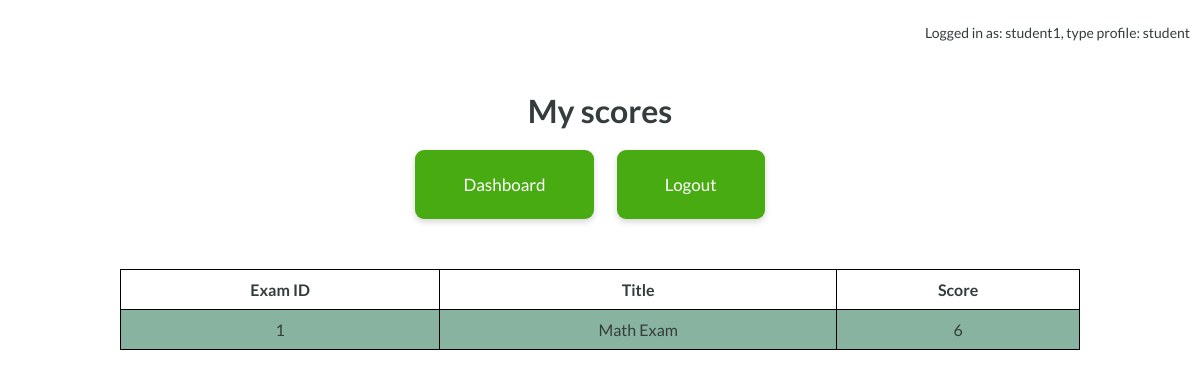
/show_scores_students.php (signed in), run on the app's committed database.
### tables this page shows
CREATE TABLE exam_scores (
  id INT PRIMARY KEY AUTO_INCREMENT,
  exam_id INT,
  student_id INT,
  score INT NOT NULL,
  FOREIGN KEY (exam_id) REFERENCES exams(id),
  FOREIGN KEY (student_id) REFERENCES users(id)
);

CREATE TABLE exams (
  id INT PRIMARY KEY AUTO_INCREMENT,
  title VARCHAR(100) NOT NULL,
  duration INT NOT NULL
);

### show_scores_students.php (the view, shortened to what this page needs)
<?php
include "php/config.php";
$conn = new mysqli($servername, $username, $password, $database);
$username = $_SESSION['username'];
$user_type = $_SESSION['user_type'];
$studentId = getUserId($conn, $username);
$sql = "SELECT exams.id, exams.title, exam_scores.score
        FROM exams
        INNER JOIN exam_scores ON exams.id = exam_scores.exam_id
        WHERE exam_scores.student_id = ?";
$stmt = $conn->prepare($sql);
$stmt->bind_param("i", $studentId);
$stmt->execute();
$result = $stmt->get_result();
?>
<!DOCTYPE html>
<html>
<head>
	<link rel="stylesheet" type="text/css" href="css/navigation.css">
	<link rel="stylesheet" type="text/css" href="css/tables.css">
</head>
<body>
	<div class="container">
        <p class="logged-in-as"><?php echo "Logged in as: $username, type profile: $user_type"; ?></p>
        <h1 class="dashboard-title">My scores</h1>
        <div class="links-container">
            <a href="dashboard_students.php">Dashboard</a>
			<a href="logout.php">Logout</a>
        </div>
    </div>
    <table>
        <thead>
            <tr>
                <th>Exam ID</th>
                <th>Title</th>
                <th>Score</th>
            </tr>
        </thead>
        <tbody>
            <?php while ($row = $result->fetch_assoc()) { ?>
                <tr>
                    <td><?php echo $row['id']; ?></td>
                    <td><?php echo $row['title']; ?></td>
                    <td><?php echo $row['score']; ?></td>
                </tr>
            <?php } ?>
        </tbody>
    </table>
</body>
</html>
<?php
function getUserId($conn, $username)
{
    $stmt = $conn->prepare("SELECT id FROM users WHERE username = ?");
    $stmt->bind_param("s", $username);
    $stmt->execute();
    $result = $stmt->get_result();
    $row = $result->fetch_assoc();
    return $row['id'];
}
?>

### css/navigation.css (style rules this page uses)
body { background-image: url('../img/background-img.jpg'); background-size: 100% auto; font-family: 'Lato', sans-serif; color: #343c3c; display: flex; flex-direction: column; align-items: center; min-height: 100vh; margin: 0; padding: 0; }
.container { display: flex; flex-direction: column; align-items: center; margin-top: 50px; padding: 20px; }
.logged-in-as { position: absolute; top: 10px; right: 10px; font-size: 14px; }
.dashboard-title { font-size: 32px; margin-bottom: 20px; text-align: center; }
.links-container { margin-bottom: 20px; }
a { display: inline-block; margin-right: 20px; margin-bottom: 10px; padding: 1.5rem 3rem; text-align: center; background-color: #47AB11; color: #fff; border-radius: 9px; box-shadow: 0px 3px 6px rgba(0, 0, 0, 0.16); font-size: 17px; text-decoration: none; }

### css/tables.css (style rules this page uses)
table { width: 80%; border-collapse: collapse; font-size: 16px; margin-left: auto; margin-right: auto; }
thead th { background-color: #fff; text-align: center; font-weight: bold; padding: 10px; border: 1px solid #000; }
tbody td { text-align: center; padding: 10px; border: 1px solid #000; }
tbody tr:nth-child(odd) { background-color: #89B3A1; }

### data on the page
exam_scores: exam "1", exam.title "Math Exam", score "6"

### other printed values
$username "student1"
$user_type "student"
